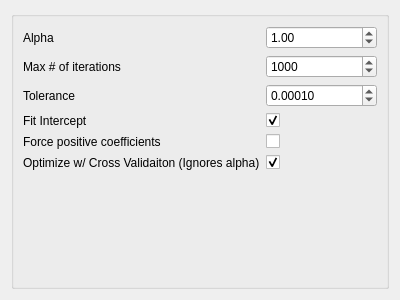
<?xml version="1.0" encoding="UTF-8"?>
<ui version="4.0">
 <class>Form</class>
 <widget class="QWidget" name="Form">
  <property name="geometry">
   <rect>
    <x>0</x>
    <y>0</y>
    <width>400</width>
    <height>300</height>
   </rect>
  </property>
  <property name="windowTitle">
   <string>Form</string>
  </property>
  <layout class="QVBoxLayout" name="verticalLayout">
   <item>
    <widget class="QGroupBox" name="groupBox">
     <layout class="QFormLayout" name="formLayout">
      <property name="fieldGrowthPolicy">
       <enum>QFormLayout::AllNonFixedFieldsGrow</enum>
      </property>
      <item row="0" column="0">
       <widget class="QLabel" name="alphaLabel">
        <property name="text">
         <string>Alpha</string>
        </property>
       </widget>
      </item>
      <item row="0" column="1">
       <widget class="QDoubleSpinBox" name="alphaDoubleSpinBox">
        <property name="maximum">
         <double>999999999.000000000000000</double>
        </property>
        <property name="value">
         <double>1.000000000000000</double>
        </property>
       </widget>
      </item>
      <item row="1" column="0">
       <widget class="QLabel" name="maxNumOfIterationsLabel">
        <property name="text">
         <string>Max # of iterations</string>
        </property>
       </widget>
      </item>
      <item row="1" column="1">
       <widget class="QSpinBox" name="maxNumOfIterationsSpinBox">
        <property name="maximum">
         <number>999999999</number>
        </property>
        <property name="value">
         <number>1000</number>
        </property>
       </widget>
      </item>
      <item row="2" column="0">
       <widget class="QLabel" name="toleranceLabel">
        <property name="text">
         <string>Tolerance</string>
        </property>
       </widget>
      </item>
      <item row="3" column="0">
       <widget class="QLabel" name="fitInterceptLabel">
        <property name="text">
         <string>Fit Intercept</string>
        </property>
       </widget>
      </item>
      <item row="3" column="1">
       <widget class="QCheckBox" name="fitInterceptCheckBox">
        <property name="checked">
         <bool>true</bool>
        </property>
       </widget>
      </item>
      <item row="4" column="0">
       <widget class="QLabel" name="forcePositiveCoefficientsLabel">
        <property name="text">
         <string>Force positive coefficients</string>
        </property>
       </widget>
      </item>
      <item row="4" column="1">
       <widget class="QCheckBox" name="forcePositiveCoefficientsCheckBox"/>
      </item>
      <item row="5" column="0">
       <widget class="QLabel" name="optimizeWCrossValidaitonLabel">
        <property name="text">
         <string>Optimize w/ Cross Validaiton (Ignores alpha)</string>
        </property>
       </widget>
      </item>
      <item row="5" column="1">
       <widget class="QCheckBox" name="optimizeWCrossValidaitonCheckBox">
        <property name="checked">
         <bool>true</bool>
        </property>
       </widget>
      </item>
      <item row="2" column="1">
       <widget class="QDoubleSpinBox" name="toleranceDoubleSpinBox">
        <property name="decimals">
         <number>5</number>
        </property>
        <property name="maximum">
         <double>999999999.000000000000000</double>
        </property>
        <property name="value">
         <double>0.000100000000000</double>
        </property>
       </widget>
      </item>
     </layout>
    </widget>
   </item>
  </layout>
 </widget>
 <resources/>
 <connections/>
</ui>
